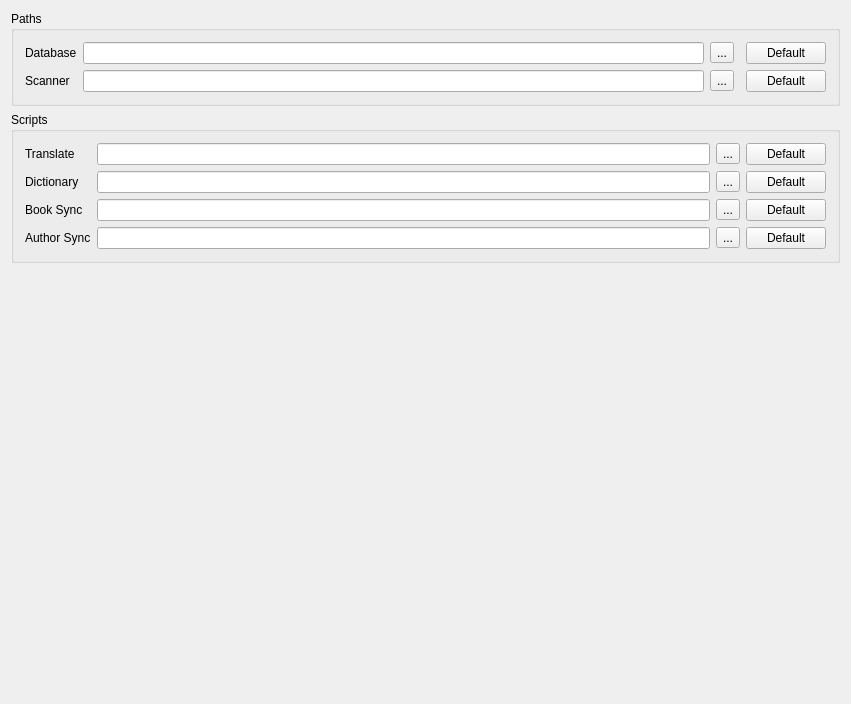
<?xml version="1.0" encoding="UTF-8"?>
<ui version="4.0">
 <class>Widget</class>
 <widget class="QWidget" name="Widget">
  <property name="geometry">
   <rect>
    <x>0</x>
    <y>0</y>
    <width>851</width>
    <height>704</height>
   </rect>
  </property>
  <property name="windowTitle">
   <string>Widget</string>
  </property>
  <layout class="QVBoxLayout" name="verticalLayout">
   <item>
    <widget class="QGroupBox" name="groupBox">
     <property name="sizePolicy">
      <sizepolicy hsizetype="Preferred" vsizetype="MinimumExpanding">
       <horstretch>0</horstretch>
       <verstretch>0</verstretch>
      </sizepolicy>
     </property>
     <property name="title">
      <string>Paths</string>
     </property>
     <layout class="QGridLayout" name="gridLayout">
      <item row="0" column="0">
       <widget class="QLabel" name="label">
        <property name="text">
         <string>Database</string>
        </property>
       </widget>
      </item>
      <item row="0" column="1" colspan="2">
       <widget class="QLineEdit" name="lineEdit">
        <property name="sizePolicy">
         <sizepolicy hsizetype="Expanding" vsizetype="Fixed">
          <horstretch>1</horstretch>
          <verstretch>0</verstretch>
         </sizepolicy>
        </property>
       </widget>
      </item>
      <item row="0" column="3" colspan="2">
       <widget class="QToolButton" name="toolButton">
        <property name="text">
         <string>...</string>
        </property>
       </widget>
      </item>
      <item row="0" column="5">
       <widget class="QPushButton" name="pushButton">
        <property name="text">
         <string>Default</string>
        </property>
       </widget>
      </item>
      <item row="1" column="0">
       <widget class="QLabel" name="label_2">
        <property name="text">
         <string>Scanner</string>
        </property>
       </widget>
      </item>
      <item row="1" column="1" colspan="2">
       <widget class="QLineEdit" name="lineEdit_2">
        <property name="sizePolicy">
         <sizepolicy hsizetype="Expanding" vsizetype="Fixed">
          <horstretch>1</horstretch>
          <verstretch>0</verstretch>
         </sizepolicy>
        </property>
       </widget>
      </item>
      <item row="1" column="3">
       <widget class="QToolButton" name="toolButton_2">
        <property name="text">
         <string>...</string>
        </property>
       </widget>
      </item>
      <item row="1" column="5">
       <widget class="QPushButton" name="pushButton_2">
        <property name="text">
         <string>Default</string>
        </property>
       </widget>
      </item>
     </layout>
    </widget>
   </item>
   <item>
    <widget class="QGroupBox" name="groupBox_2">
     <property name="sizePolicy">
      <sizepolicy hsizetype="Preferred" vsizetype="MinimumExpanding">
       <horstretch>0</horstretch>
       <verstretch>0</verstretch>
      </sizepolicy>
     </property>
     <property name="maximumSize">
      <size>
       <width>16777215</width>
       <height>16777215</height>
      </size>
     </property>
     <property name="title">
      <string>Scripts</string>
     </property>
     <layout class="QGridLayout" name="gridLayout_2">
      <item row="0" column="0">
       <widget class="QLabel" name="label_3">
        <property name="text">
         <string>Translate</string>
        </property>
       </widget>
      </item>
      <item row="0" column="1">
       <widget class="QLineEdit" name="lineEdit_3">
        <property name="sizePolicy">
         <sizepolicy hsizetype="Expanding" vsizetype="Fixed">
          <horstretch>1</horstretch>
          <verstretch>0</verstretch>
         </sizepolicy>
        </property>
       </widget>
      </item>
      <item row="0" column="2">
       <widget class="QToolButton" name="toolButton_3">
        <property name="text">
         <string>...</string>
        </property>
       </widget>
      </item>
      <item row="2" column="3">
       <widget class="QPushButton" name="pushButton_5">
        <property name="text">
         <string>Default</string>
        </property>
       </widget>
      </item>
      <item row="0" column="3">
       <widget class="QPushButton" name="pushButton_3">
        <property name="text">
         <string>Default</string>
        </property>
       </widget>
      </item>
      <item row="1" column="0">
       <widget class="QLabel" name="label_4">
        <property name="text">
         <string>Dictionary</string>
        </property>
       </widget>
      </item>
      <item row="1" column="1">
       <widget class="QLineEdit" name="lineEdit_4">
        <property name="sizePolicy">
         <sizepolicy hsizetype="Expanding" vsizetype="Fixed">
          <horstretch>1</horstretch>
          <verstretch>0</verstretch>
         </sizepolicy>
        </property>
       </widget>
      </item>
      <item row="1" column="2">
       <widget class="QToolButton" name="toolButton_4">
        <property name="text">
         <string>...</string>
        </property>
       </widget>
      </item>
      <item row="1" column="3">
       <widget class="QPushButton" name="pushButton_4">
        <property name="text">
         <string>Default</string>
        </property>
       </widget>
      </item>
      <item row="2" column="0">
       <widget class="QLabel" name="label_5">
        <property name="text">
         <string>Book Sync</string>
        </property>
       </widget>
      </item>
      <item row="2" column="1">
       <widget class="QLineEdit" name="lineEdit_5">
        <property name="sizePolicy">
         <sizepolicy hsizetype="Expanding" vsizetype="Fixed">
          <horstretch>1</horstretch>
          <verstretch>0</verstretch>
         </sizepolicy>
        </property>
       </widget>
      </item>
      <item row="2" column="2">
       <widget class="QToolButton" name="toolButton_5">
        <property name="text">
         <string>...</string>
        </property>
       </widget>
      </item>
      <item row="3" column="0">
       <widget class="QLabel" name="label_6">
        <property name="text">
         <string>Author Sync</string>
        </property>
       </widget>
      </item>
      <item row="3" column="1">
       <widget class="QLineEdit" name="lineEdit_6">
        <property name="sizePolicy">
         <sizepolicy hsizetype="Expanding" vsizetype="Fixed">
          <horstretch>1</horstretch>
          <verstretch>0</verstretch>
         </sizepolicy>
        </property>
       </widget>
      </item>
      <item row="3" column="2">
       <widget class="QToolButton" name="toolButton_6">
        <property name="text">
         <string>...</string>
        </property>
       </widget>
      </item>
      <item row="3" column="3">
       <widget class="QPushButton" name="pushButton_6">
        <property name="text">
         <string>Default</string>
        </property>
       </widget>
      </item>
     </layout>
    </widget>
   </item>
   <item>
    <widget class="QWidget" name="widget" native="true">
     <property name="sizePolicy">
      <sizepolicy hsizetype="Preferred" vsizetype="Expanding">
       <horstretch>0</horstretch>
       <verstretch>1</verstretch>
      </sizepolicy>
     </property>
    </widget>
   </item>
  </layout>
 </widget>
 <layoutdefault spacing="6" margin="11"/>
 <resources/>
 <connections/>
</ui>
